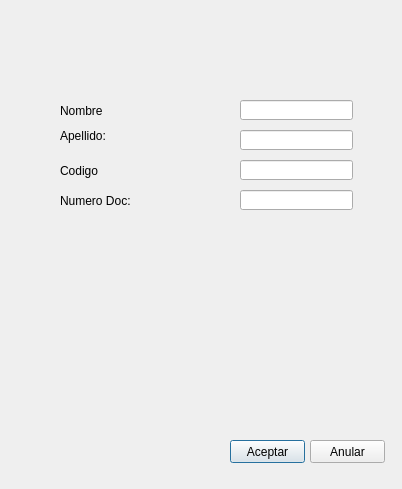
<?xml version="1.0" encoding="UTF-8"?>
<ui version="4.0">
 <class>Dialog</class>
 <widget class="QDialog" name="Dialog">
  <property name="geometry">
   <rect>
    <x>0</x>
    <y>0</y>
    <width>402</width>
    <height>489</height>
   </rect>
  </property>
  <property name="windowTitle">
   <string>Asignar ADMINISTRADOR</string>
  </property>
  <property name="styleSheet">
   <string notr="true"/>
  </property>
  <widget class="QLabel" name="label">
   <property name="geometry">
    <rect>
     <x>60</x>
     <y>100</y>
     <width>81</width>
     <height>21</height>
    </rect>
   </property>
   <property name="styleSheet">
    <string notr="true">font: 14pt &quot;Tempus Sans ITC&quot;;</string>
   </property>
   <property name="text">
    <string>Nombre</string>
   </property>
  </widget>
  <widget class="QLabel" name="label_2">
   <property name="geometry">
    <rect>
     <x>60</x>
     <y>120</y>
     <width>101</width>
     <height>31</height>
    </rect>
   </property>
   <property name="styleSheet">
    <string notr="true">font: 14pt &quot;Tempus Sans ITC&quot;;</string>
   </property>
   <property name="text">
    <string>Apellido:</string>
   </property>
  </widget>
  <widget class="QLabel" name="label_3">
   <property name="geometry">
    <rect>
     <x>60</x>
     <y>160</y>
     <width>81</width>
     <height>21</height>
    </rect>
   </property>
   <property name="styleSheet">
    <string notr="true">font: 14pt &quot;Tempus Sans ITC&quot;;</string>
   </property>
   <property name="text">
    <string>Codigo</string>
   </property>
  </widget>
  <widget class="QLabel" name="label_4">
   <property name="geometry">
    <rect>
     <x>60</x>
     <y>190</y>
     <width>111</width>
     <height>21</height>
    </rect>
   </property>
   <property name="styleSheet">
    <string notr="true">font: 14pt &quot;Tempus Sans ITC&quot;;</string>
   </property>
   <property name="text">
    <string>Numero Doc:</string>
   </property>
  </widget>
  <widget class="QLineEdit" name="partner_name">
   <property name="geometry">
    <rect>
     <x>240</x>
     <y>100</y>
     <width>113</width>
     <height>20</height>
    </rect>
   </property>
  </widget>
  <widget class="QLineEdit" name="partner_surname">
   <property name="geometry">
    <rect>
     <x>240</x>
     <y>130</y>
     <width>113</width>
     <height>20</height>
    </rect>
   </property>
  </widget>
  <widget class="QLineEdit" name="partner_code">
   <property name="geometry">
    <rect>
     <x>240</x>
     <y>160</y>
     <width>113</width>
     <height>20</height>
    </rect>
   </property>
   <property name="text">
    <string/>
   </property>
  </widget>
  <widget class="QLineEdit" name="partner_doc">
   <property name="geometry">
    <rect>
     <x>240</x>
     <y>190</y>
     <width>113</width>
     <height>20</height>
    </rect>
   </property>
  </widget>
  <widget class="QPushButton" name="aceptar">
   <property name="geometry">
    <rect>
     <x>230</x>
     <y>440</y>
     <width>75</width>
     <height>23</height>
    </rect>
   </property>
   <property name="text">
    <string>Aceptar</string>
   </property>
  </widget>
  <widget class="QPushButton" name="anular">
   <property name="geometry">
    <rect>
     <x>310</x>
     <y>440</y>
     <width>75</width>
     <height>23</height>
    </rect>
   </property>
   <property name="text">
    <string>Anular</string>
   </property>
  </widget>
  <widget class="QLabel" name="image_label">
   <property name="geometry">
    <rect>
     <x>0</x>
     <y>0</y>
     <width>401</width>
     <height>91</height>
    </rect>
   </property>
   <property name="text">
    <string/>
   </property>
  </widget>
  <widget class="QLabel" name="partner_info">
   <property name="geometry">
    <rect>
     <x>0</x>
     <y>230</y>
     <width>401</width>
     <height>181</height>
    </rect>
   </property>
   <property name="text">
    <string/>
   </property>
  </widget>
 </widget>
 <resources/>
 <connections/>
</ui>
